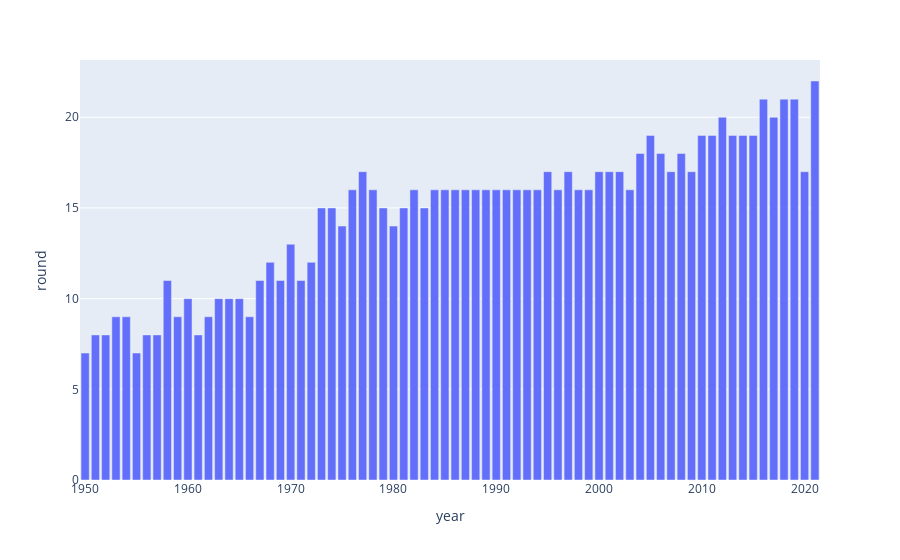

The code cell stored with this chart in its notebook:
### Markdown cell above
# More races per season

### Code cell
nraces = races.groupby('year').agg({'round':'max'})
nraces.rename(columns={'round':'races'})
px.bar(nraces, x=nraces.index, y='round')

### Figure 1 — Plotly figure (JSON) as saved in the notebook; plotly's stock layout.template omitted (floating-point values rounded to 4 significant figures)
{"data": [{"alignmentgroup": "True", "hovertemplate": "year=%{x}<br>round=%{y}<extra></extra>", "legendgroup": "", "marker": {"color": "#636efa", "pattern": {"shape": ""}}, "name": "", "offsetgroup": "", "orientation": "v", "showlegend": false, "textposition": "auto", "type": "bar", "x": [1950, 1951, 1952, 1953, 1954, 1955, 1956, 1957, 1958, 1959, 1960, 1961, 1962, 1963, 1964, 1965, 1966, 1967, 1968, 1969, 1970, 1971, 1972, 1973, 1974, 1975, 1976, 1977, 1978, 1979, 1980, 1981, 1982, 1983, 1984, 1985, 1986, 1987, 1988, 1989, 1990, 1991, 1992, 1993, 1994, 1995, 1996, 1997, 1998, 1999, 2000, 2001, 2002, 2003, 2004, 2005, 2006, 2007, 2008, 2009, 2010, 2011, 2012, 2013, 2014, 2015, 2016, 2017, 2018, 2019, 2020, 2021], "xaxis": "x", "y": [7, 8, 8, 9, 9, 7, 8, 8, 11, 9, 10, 8, 9, 10, 10, 10, 9, 11, 12, 11, 13, 11, 12, 15, 15, 14, 16, 17, 16, 15, 14, 15, 16, 15, 16, 16, 16, 16, 16, 16, 16, 16, 16, 16, 16, 17, 16, 17, 16, 16, 17, 17, 17, 16, 18, 19, 18, 17, 18, 17, 19, 19, 20, 19, 19, 19, 21, 20, 21, 21, 17, 22], "yaxis": "y"}], "layout": {"barmode": "relative", "legend": {"tracegroupgap": 0}, "margin": {"t": 60}, "xaxis": {"anchor": "y", "domain": [0, 1], "title": {"text": "year"}}, "yaxis": {"anchor": "x", "domain": [0, 1], "title": {"text": "round"}}}}
